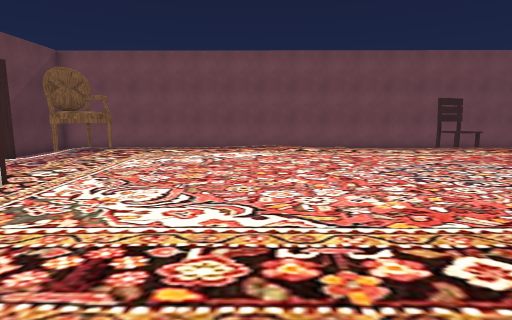
[1] (above)

16 first-person views from a walk through a scene from a Unity 3-D project. The camera is 1.5 m above the floor, tilts 8° down and sees 80° across. The floor is counted in squares, 1 m on a side. Each view is taken from the middle of a square. On the plan, view 1 faces up. The plan holds only what a view shows up to about 15 squares ahead; the rest is blank. The place goes on beyond the plan. Some animated figures are not drawn. Some surface patterns are stand-ins.

[2]
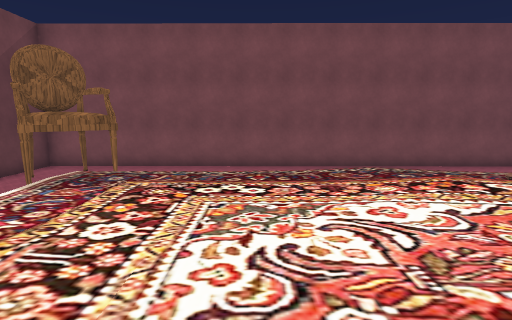

[3]
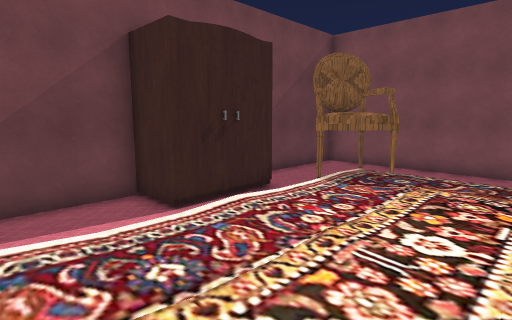

[4]
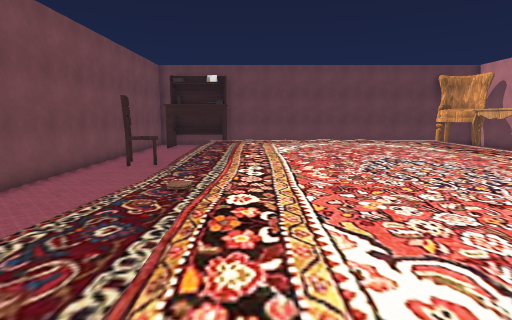

[5]
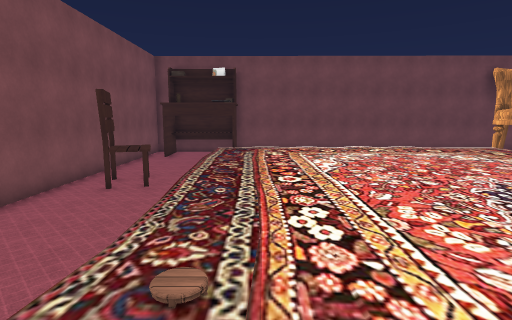

[6]
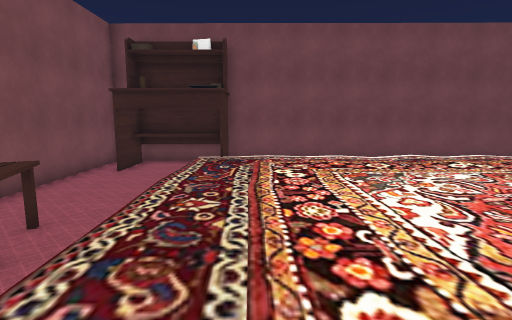

[7]
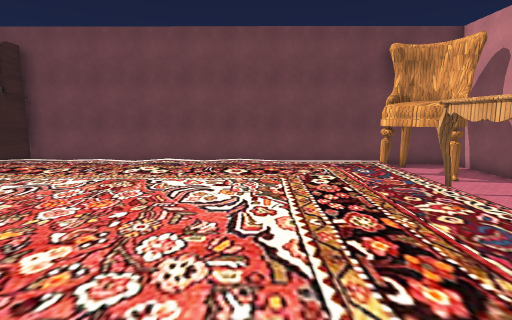

[8]
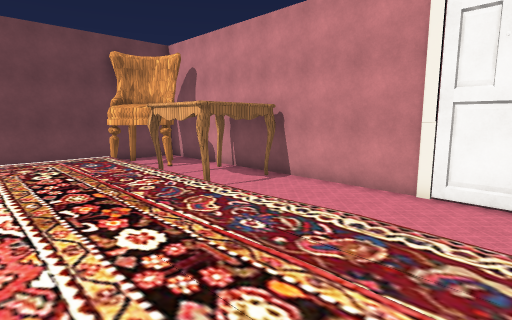

[9]
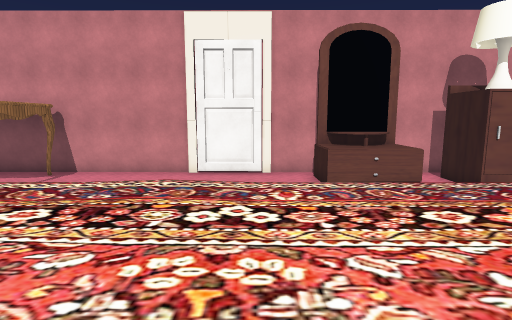

[10]
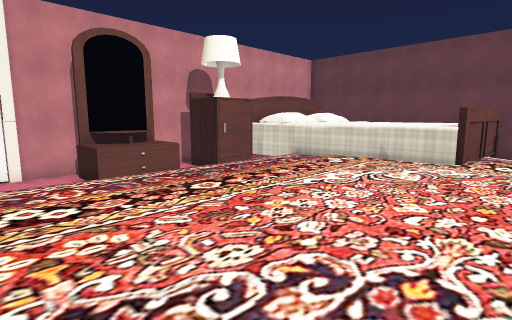

[11]
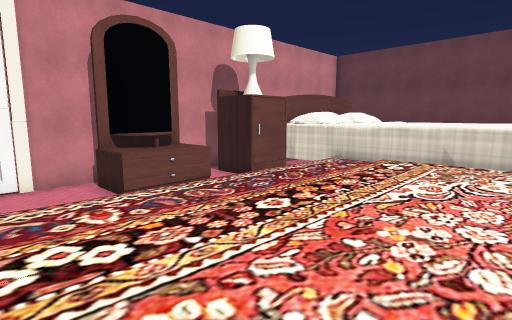

[12]
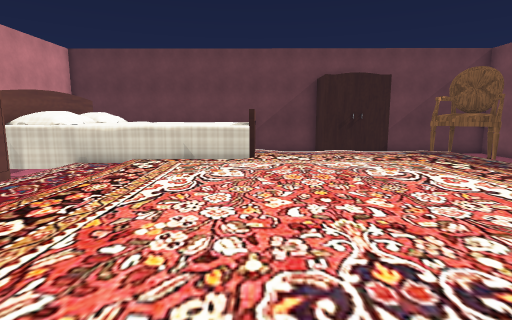

[13]
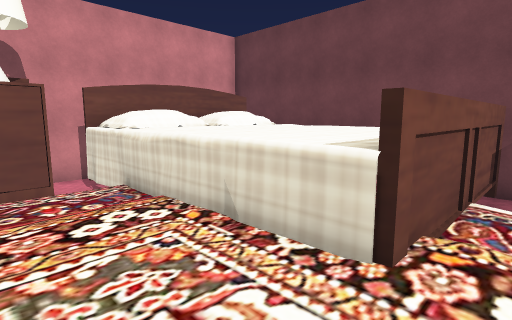

[14]
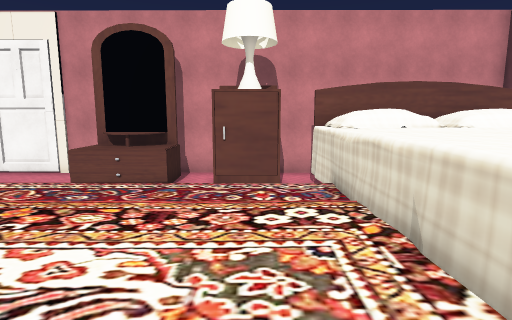

[15]
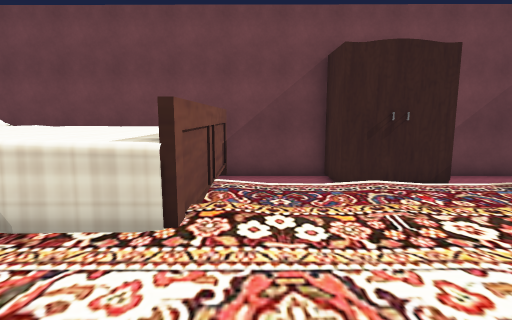

[16]
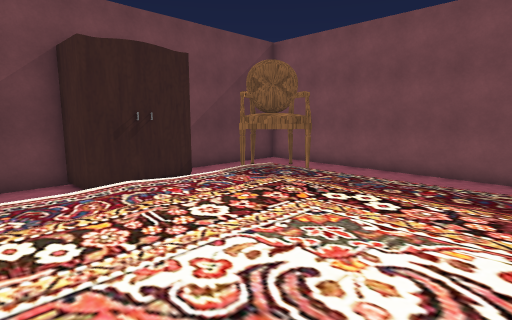

### Floor plan
Key: @ floor where view 1 was taken; # wall or solid block; . main floor; - floor 0.25 m lower than the main floor; _ floor 0.75 m lower than the main floor; / step, stairs or slope; = window, fence, low wall or low ledge; ^ raised ledge; C chair; T table; L lamp; O other object.
Columns run from 12 left of view 1 to 21 right of it. Each row starts with its distance up from view 1.
 20 ##################################
 19 #________________________________#
 18 #_C________    ________OO______OO#
 17 #C_ C          ________OO_______O#
 16 #__             ________________O#
 15 #_C ---//=======/////////---///_O#
 14 #__ ---//-------/////////---/--OO#
 13   #_--////../////////////////--  #
 12   #_--/...................../--  #
 11  ##_--/...................../--  #
 10 ##O_--/...................../--  #
  9 #___--/...................../--  #
  8 #___--/...................../--  #
  7 #___--/...................../-=  #
  6 ####^^##..................../--  #
  5    ^^^^^..................../--  #
  4  ^^^^^^^..................../--  #
  3 ^^^^^^^^..................../--  #
  2 ^^^^^^^^..................../--  #
  1  ^^^^^^^-----------------------  #
  0  ^^^^^^^----@------------------  #
 -1  ^^^^^^^_________________T__T__C #
 -2  ^^^^^^^OOO  OO  _______________C#
 -3    ^  ^^ LL_OOOO_____________CC__#
 -4         OOO_OOOO_________T__T__C_#
 -5        ######  ##O#OO#############

Where each view was taken, in squares from view 1:
view 1: 0 up, 0 right, facing up
view 2: 6 up, 3 left, facing up
view 3: 6 up, 4 left, facing up-left
view 4: 12 up, 3 left, facing right
view 5: 13 up, 1 right, facing right
view 6: 13 up, 7 right, facing right
view 7: 4 up, 7 right, facing right
view 8: 4 up, 5 right, facing down-right
view 9: 7 up, 5 right, facing down
view 10: 8 up, 6 right, facing down-left
view 11: 6 up, 6 right, facing down-left
view 12: 6 up, 6 right, facing left
view 13: 7 up, 2 left, facing down-left
view 14: 7 up, 3 left, facing down
view 15: 7 up, 1 left, facing left
view 16: 7 up, 1 left, facing up-left
